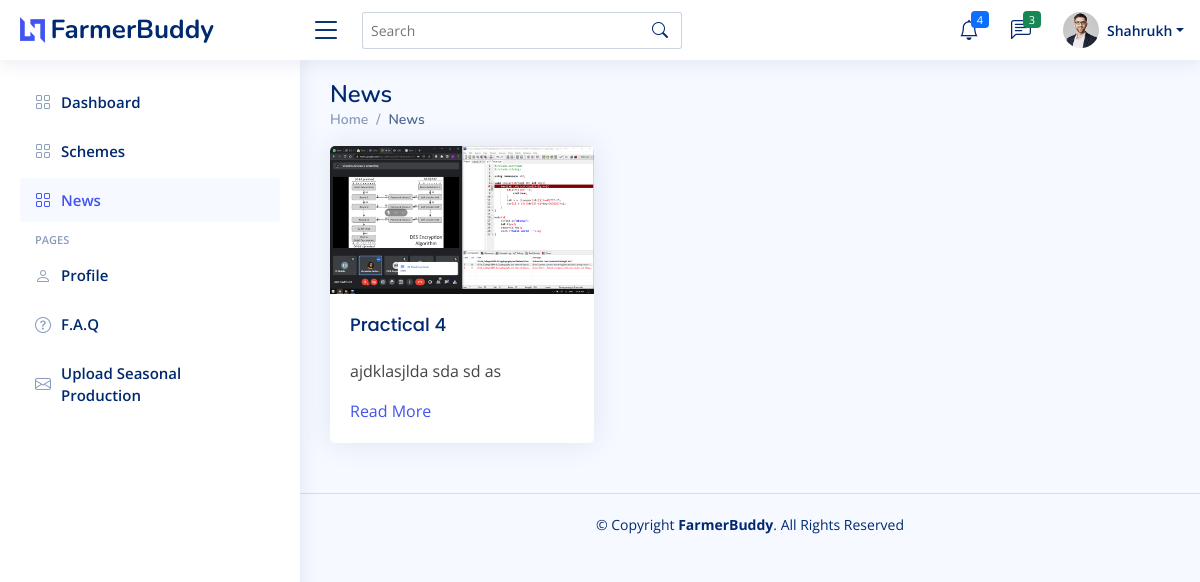
Page /news.php (signed in) on the committed database.
### tables this page shows
CREATE TABLE `news` (
  `id` int(255) NOT NULL,
  `title` varchar(100) NOT NULL,
  `news` text NOT NULL,
  `img` varchar(100) NOT NULL,
  `status` varchar(10) NOT NULL DEFAULT 'Pending',
  `added_by` int(11) NOT NULL,
  `date` date NOT NULL
);

### Database/Database_api.php (called while the page is built, shortened)
<?php
class Database_api{
		private $db_hostname;
		private $db_database;
		private $db_username;
		private $db_password;
		private $conn;
		public function __construct($database){
			$this->db_database = $database;
			$this->db_hostname = 'localhost';
			$this->db_username = 'root';
			$this->db_password = '';
		}
		private function connect(){
			$this->conn = mysqli_connect($this->db_hostname, $this->db_username, $this->db_password, $this->db_database);
		}
		public function getNews($data){
			$query="";
			if(is_numeric($data)==1){
				$query = "SELECT * FROM news WHERE id = $data ORDER BY date desc";
			}
			elseif($data =="All"){
				$query = "SELECT id,title,LEFT(news,10)'news',img FROM news ORDER BY date desc LIMIT 20";
			}
			else{
				$query = "SELECT n.id,n.img,n.title,n.news,u.name,n.date,n.status FROM news n JOIN user u ON n.added_by=u.id WHERE n.status='$data' ORDER BY n.date desc LIMIT 20";
			}
			$result = mysqli_query($this->conn,$query);
			return $result;
		}
}
?>

### pages/news_f.php (the view, shortened to what this page needs)
<section class="section dashboard">
      <div class="row">
        <div class="col-lg-8">
          <div class="row">
           <?php
              $db = new Database_api("farmerbuddy");
              $result = $db->getNews("Verified");
              while($row = mysqli_fetch_assoc($result)){
                echo '<div class="col-6">';
                  echo '<div class="card">';
                      echo "<img src=\"Data/imgs/news/".$row['img']."\" class=\"card-img-top\" alt=\"...\">";
                      echo '<div class="card-body">';
                        echo "<h5 class=\"card-title\">".$row['title']."</h5>";
                        echo "<p class=\"card-text\">".$row['news']."</p>";
                        echo "<p class=\"card-text\"><a href=\"?news=".$row['id']."\">Read More</a></p>";
                      echo '</div>';
                  echo '</div>';
                echo '</div>';
              }
            ?>
          </div>
        </div>
      </div>
    </section>

### assets/css/style.css (style rules this page uses)
:root { scroll-behavior: smooth; }
body { font-family: "Open Sans", sans-serif; background: #f6f9ff; color: #444444; }
a { color: #4154f1; text-decoration: none; }
h1, h2, h3, h4, h5, h6 { font-family: "Nunito", sans-serif; }
.card { margin-bottom: 30px; border: none; border-radius: 5px; box-shadow: 0px 0 30px rgba(1, 41, 112, 0.1); overflow: hidden; }
.card-title { padding: 20px 0 15px 0; font-size: 18px; font-weight: 500; color: #012970; font-family: "Poppins", sans-serif; }
.card-body { padding: 0 20px 20px 20px; }

### rows in the picture
news: img (picture), title "Practical 4", news "ajdklasjlda sda sd as"

### other values in the picture
$_SESSION['name'] "Shahrukh"
